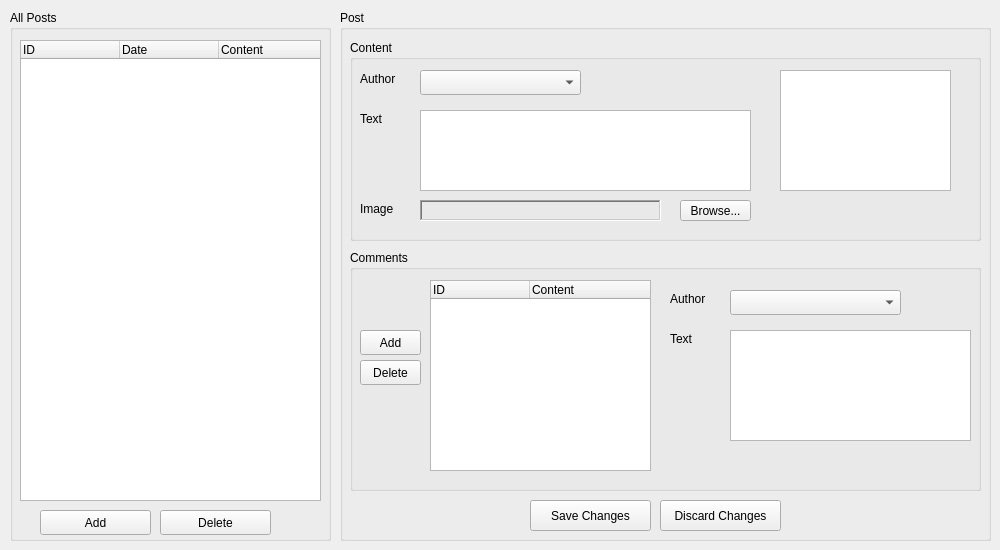
    <widget class="QWidget" name="tab_posts">
     <attribute name="title">
      <string>Posts</string>
     </attribute>
     <widget class="QGroupBox" name="posts_groupBox_posts">
      <property name="geometry">
       <rect>
        <x>340</x>
        <y>10</y>
        <width>651</width>
        <height>531</height>
       </rect>
      </property>
      <property name="title">
       <string>Post</string>
      </property>
      <widget class="QGroupBox" name="posts_groupBox_content">
       <property name="geometry">
        <rect>
         <x>10</x>
         <y>30</y>
         <width>631</width>
         <height>201</height>
        </rect>
       </property>
       <property name="title">
        <string>Content</string>
       </property>
       <widget class="QComboBox" name="posts_comboBox_postAuthor">
        <property name="geometry">
         <rect>
          <x>70</x>
          <y>30</y>
          <width>161</width>
          <height>25</height>
         </rect>
        </property>
       </widget>
       <widget class="QLabel" name="posts_label_postAuthor">
        <property name="geometry">
         <rect>
          <x>10</x>
          <y>30</y>
          <width>61</width>
          <height>17</height>
         </rect>
        </property>
        <property name="text">
         <string>Author</string>
        </property>
       </widget>
       <widget class="QLabel" name="posts_label_postText">
        <property name="geometry">
         <rect>
          <x>10</x>
          <y>70</y>
          <width>31</width>
          <height>17</height>
         </rect>
        </property>
        <property name="text">
         <string>Text</string>
        </property>
       </widget>
       <widget class="QPlainTextEdit" name="posts_plainTextEdit_postText">
        <property name="geometry">
         <rect>
          <x>70</x>
          <y>70</y>
          <width>331</width>
          <height>81</height>
         </rect>
        </property>
       </widget>
       <widget class="QPushButton" name="posts_button_browseImage">
        <property name="geometry">
         <rect>
          <x>330</x>
          <y>160</y>
          <width>71</width>
          <height>21</height>
         </rect>
        </property>
        <property name="text">
         <string>Browse...</string>
        </property>
       </widget>
       <widget class="QLabel" name="posts_label_image">
        <property name="geometry">
         <rect>
          <x>10</x>
          <y>160</y>
          <width>61</width>
          <height>17</height>
         </rect>
        </property>
        <property name="text">
         <string>Image</string>
        </property>
       </widget>
       <widget class="QLabel" name="posts_label_imagePath">
        <property name="geometry">
         <rect>
          <x>70</x>
          <y>160</y>
          <width>241</width>
          <height>21</height>
         </rect>
        </property>
        <property name="frameShape">
         <enum>QFrame::WinPanel</enum>
        </property>
        <property name="frameShadow">
         <enum>QFrame::Sunken</enum>
        </property>
        <property name="text">
         <string/>
        </property>
        <property name="indent">
         <number>-1</number>
        </property>
       </widget>
       <widget class="QGraphicsView" name="posts_image_postPicture">
        <property name="geometry">
         <rect>
          <x>430</x>
          <y>30</y>
          <width>171</width>
          <height>121</height>
         </rect>
        </property>
       </widget>
      </widget>
      <widget class="QGroupBox" name="posts_groupBox_comments">
       <property name="geometry">
        <rect>
         <x>10</x>
         <y>240</y>
         <width>631</width>
         <height>241</height>
        </rect>
       </property>
       <property name="title">
        <string>Comments</string>
       </property>
       <widget class="QTreeWidget" name="posts_list_comments">
        <property name="geometry">
         <rect>
          <x>80</x>
          <y>30</y>
          <width>221</width>
          <height>191</height>
         </rect>
        </property>
        <property name="alternatingRowColors">
         <bool>true</bool>
        </property>
        <attribute name="headerDefaultSectionSize">
         <number>99</number>
        </attribute>
        <column>
         <property name="text">
          <string>ID</string>
         </property>
        </column>
        <column>
         <property name="text">
          <string>Content</string>
         </property>
        </column>
       </widget>
       <widget class="QComboBox" name="posts_comboBox_commentAuthor">
        <property name="geometry">
         <rect>
          <x>380</x>
          <y>40</y>
          <width>171</width>
          <height>25</height>
         </rect>
        </property>
       </widget>
       <widget class="QLabel" name="posts_label_commentText">
        <property name="geometry">
         <rect>
          <x>320</x>
          <y>80</y>
          <width>31</width>
          <height>17</height>
         </rect>
        </property>
        <property name="text">
         <string>Text</string>
        </property>
       </widget>
       <widget class="QPlainTextEdit" name="posts_plainTextEdit_comment">
        <property name="geometry">
         <rect>
          <x>380</x>
          <y>80</y>
          <width>241</width>
          <height>111</height>
         </rect>
        </property>
       </widget>
       <widget class="QLabel" name="posts_label_commentAuthor">
        <property name="geometry">
         <rect>
          <x>320</x>
          <y>40</y>
          <width>61</width>
          <height>17</height>
         </rect>
        </property>
        <property name="text">
         <string>Author</string>
        </property>
       </widget>
       <widget class="QPushButton" name="posts_button_addComment">
        <property name="geometry">
         <rect>
          <x>10</x>
          <y>80</y>
          <width>61</width>
          <height>25</height>
         </rect>
        </property>
        <property name="text">
         <string>Add</string>
        </property>
       </widget>
       <widget class="QPushButton" name="posts_button_deleteComment">
        <property name="geometry">
         <rect>
          <x>10</x>
          <y>110</y>
          <width>61</width>
          <height>25</height>
         </rect>
        </property>
        <property name="text">
         <string>Delete</string>
        </property>
       </widget>
      </widget>
      <widget class="QPushButton" name="posts_button_saveChanges">
       <property name="geometry">
        <rect>
         <x>190</x>
         <y>490</y>
         <width>121</width>
         <height>31</height>
        </rect>
       </property>
       <property name="text">
        <string>Save Changes</string>
       </property>
      </widget>
      <widget class="QPushButton" name="posts_button_discardChanges">
       <property name="geometry">
        <rect>
         <x>320</x>
         <y>490</y>
         <width>121</width>
         <height>31</height>
        </rect>
       </property>
       <property name="text">
        <string>Discard Changes</string>
       </property>
      </widget>
     </widget>
     <widget class="QGroupBox" name="posts_groupBox_postList">
      <property name="geometry">
       <rect>
        <x>10</x>
        <y>10</y>
        <width>321</width>
        <height>531</height>
       </rect>
      </property>
      <property name="title">
       <string>All Posts</string>
      </property>
      <widget class="QPushButton" name="posts_button_deletePost">
       <property name="geometry">
        <rect>
         <x>150</x>
         <y>500</y>
         <width>111</width>
         <height>25</height>
        </rect>
       </property>
       <property name="text">
        <string>Delete</string>
       </property>
      </widget>
      <widget class="QPushButton" name="posts_button_addPost">
       <property name="geometry">
        <rect>
         <x>30</x>
         <y>500</y>
         <width>111</width>
         <height>25</height>
        </rect>
       </property>
       <property name="text">
        <string>Add</string>
       </property>
      </widget>
      <widget class="QTreeWidget" name="posts_list_posts">
       <property name="geometry">
        <rect>
         <x>10</x>
         <y>30</y>
         <width>301</width>
         <height>461</height>
        </rect>
       </property>
       <property name="alternatingRowColors">
        <bool>true</bool>
       </property>
       <attribute name="headerDefaultSectionSize">
        <number>99</number>
       </attribute>
       <column>
        <property name="text">
         <string>ID</string>
        </property>
       </column>
       <column>
        <property name="text">
         <string>Date</string>
        </property>
       </column>
       <column>
        <property name="text">
         <string>Content</string>
        </property>
       </column>
      </widget>
     </widget>
    </widget>
